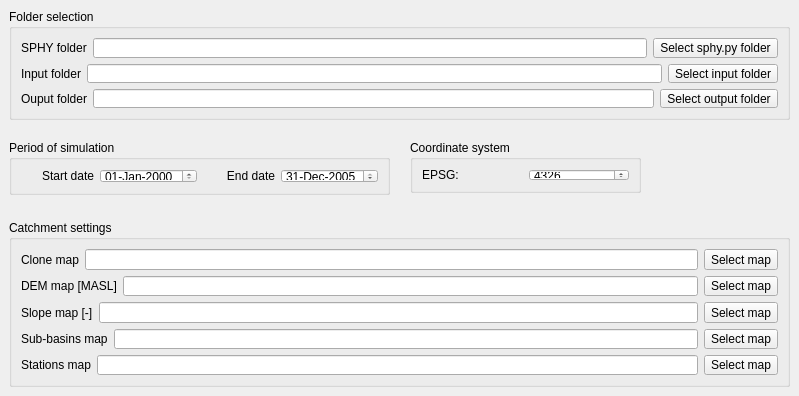
       <widget class="QWidget" name="generalSettingsTab">
        <attribute name="title">
         <string>General settings</string>
        </attribute>
        <widget class="QGroupBox" name="foldersGroupBox">
         <property name="geometry">
          <rect>
           <x>9</x>
           <y>9</y>
           <width>781</width>
           <height>111</height>
          </rect>
         </property>
         <property name="title">
          <string>Folder selection</string>
         </property>
         <layout class="QVBoxLayout" name="verticalLayout_3">
          <item>
           <layout class="QHBoxLayout" name="horizontalLayout_14">
            <item>
             <widget class="QLabel" name="label_9">
              <property name="text">
               <string>SPHY folder</string>
              </property>
             </widget>
            </item>
            <item>
             <widget class="QLineEdit" name="sphyPathLineEdit">
              <property name="readOnly">
               <bool>true</bool>
              </property>
             </widget>
            </item>
            <item>
             <widget class="QToolButton" name="selectSphyPathButton">
              <property name="text">
               <string>Select sphy.py folder</string>
              </property>
             </widget>
            </item>
           </layout>
          </item>
          <item>
           <layout class="QHBoxLayout" name="horizontalLayout_2">
            <item>
             <widget class="QLabel" name="label">
              <property name="text">
               <string>Input folder</string>
              </property>
             </widget>
            </item>
            <item>
             <widget class="QLineEdit" name="inputPathLineEdit">
              <property name="readOnly">
               <bool>true</bool>
              </property>
             </widget>
            </item>
            <item>
             <widget class="QToolButton" name="selectInputPathButton">
              <property name="text">
               <string>Select input folder</string>
              </property>
             </widget>
            </item>
           </layout>
          </item>
          <item>
           <layout class="QHBoxLayout" name="horizontalLayout_3">
            <item>
             <widget class="QLabel" name="label_2">
              <property name="text">
               <string>Ouput folder</string>
              </property>
             </widget>
            </item>
            <item>
             <widget class="QLineEdit" name="outputPathLineEdit">
              <property name="readOnly">
               <bool>true</bool>
              </property>
             </widget>
            </item>
            <item>
             <widget class="QToolButton" name="selectOutputPathButton">
              <property name="text">
               <string>Select output folder</string>
              </property>
             </widget>
            </item>
           </layout>
          </item>
         </layout>
        </widget>
        <widget class="QGroupBox" name="periodSimulationGroupBox">
         <property name="geometry">
          <rect>
           <x>9</x>
           <y>140</y>
           <width>381</width>
           <height>55</height>
          </rect>
         </property>
         <property name="title">
          <string>Period of simulation</string>
         </property>
         <layout class="QHBoxLayout" name="horizontalLayout_84">
          <item>
           <layout class="QHBoxLayout" name="horizontalLayout_4">
            <item>
             <widget class="QLabel" name="startDateLabel">
              <property name="text">
               <string>Start date</string>
              </property>
              <property name="alignment">
               <set>Qt::AlignRight|Qt::AlignTrailing|Qt::AlignVCenter</set>
              </property>
             </widget>
            </item>
            <item>
             <widget class="QDateEdit" name="startDateEdit">
              <property name="displayFormat">
               <string>dd-MMM-yyyy</string>
              </property>
             </widget>
            </item>
            <item>
             <widget class="QLabel" name="endDateLabel">
              <property name="text">
               <string>End date</string>
              </property>
              <property name="alignment">
               <set>Qt::AlignRight|Qt::AlignTrailing|Qt::AlignVCenter</set>
              </property>
             </widget>
            </item>
            <item>
             <widget class="QDateEdit" name="endDateEdit">
              <property name="date">
               <date>
                <year>2005</year>
                <month>12</month>
                <day>31</day>
               </date>
              </property>
              <property name="displayFormat">
               <string>dd-MMM-yyyy</string>
              </property>
             </widget>
            </item>
           </layout>
          </item>
         </layout>
        </widget>
        <widget class="QGroupBox" name="catchmentSettingsGroupBox">
         <property name="geometry">
          <rect>
           <x>9</x>
           <y>220</y>
           <width>781</width>
           <height>167</height>
          </rect>
         </property>
         <property name="title">
          <string>Catchment settings</string>
         </property>
         <layout class="QVBoxLayout" name="verticalLayout_4">
          <item>
           <layout class="QHBoxLayout" name="horizontalLayout_15">
            <item>
             <widget class="QLabel" name="cloneMapLabel">
              <property name="text">
               <string>Clone map</string>
              </property>
             </widget>
            </item>
            <item>
             <widget class="QLineEdit" name="cloneMapLineEdit">
              <property name="readOnly">
               <bool>true</bool>
              </property>
             </widget>
            </item>
            <item>
             <widget class="QToolButton" name="selectCloneMapFileButton">
              <property name="text">
               <string>Select map</string>
              </property>
             </widget>
            </item>
           </layout>
          </item>
          <item>
           <layout class="QHBoxLayout" name="horizontalLayout_17">
            <item>
             <widget class="QLabel" name="demMapLabel">
              <property name="text">
               <string>DEM map [MASL]</string>
              </property>
             </widget>
            </item>
            <item>
             <widget class="QLineEdit" name="demMapLineEdit">
              <property name="readOnly">
               <bool>true</bool>
              </property>
             </widget>
            </item>
            <item>
             <widget class="QToolButton" name="selectDemMapFileButton">
              <property name="text">
               <string>Select map</string>
              </property>
             </widget>
            </item>
           </layout>
          </item>
          <item>
           <layout class="QHBoxLayout" name="horizontalLayout_18">
            <item>
             <widget class="QLabel" name="slopeMapLabel">
              <property name="text">
               <string>Slope map [-]</string>
              </property>
             </widget>
            </item>
            <item>
             <widget class="QLineEdit" name="slopeMapLineEdit">
              <property name="readOnly">
               <bool>true</bool>
              </property>
             </widget>
            </item>
            <item>
             <widget class="QToolButton" name="selectSlopeMapFileButton">
              <property name="text">
               <string>Select map</string>
              </property>
             </widget>
            </item>
           </layout>
          </item>
          <item>
           <layout class="QHBoxLayout" name="horizontalLayout_19">
            <item>
             <widget class="QLabel" name="subbasinMapLabel">
              <property name="text">
               <string>Sub-basins map</string>
              </property>
             </widget>
            </item>
            <item>
             <widget class="QLineEdit" name="subbasinMapLineEdit">
              <property name="readOnly">
               <bool>true</bool>
              </property>
             </widget>
            </item>
            <item>
             <widget class="QToolButton" name="selectSubbasinMapFileButton">
              <property name="text">
               <string>Select map</string>
              </property>
             </widget>
            </item>
           </layout>
          </item>
          <item>
           <layout class="QHBoxLayout" name="horizontalLayout_20">
            <item>
             <widget class="QLabel" name="stationsMapLabel">
              <property name="text">
               <string>Stations map</string>
              </property>
             </widget>
            </item>
            <item>
             <widget class="QLineEdit" name="stationsMapLineEdit">
              <property name="readOnly">
               <bool>true</bool>
              </property>
             </widget>
            </item>
            <item>
             <widget class="QToolButton" name="selectStationsMapFileButton">
              <property name="text">
               <string>Select map</string>
              </property>
             </widget>
            </item>
           </layout>
          </item>
         </layout>
        </widget>
        <widget class="QGroupBox" name="coordinateSystemGroupBox">
         <property name="geometry">
          <rect>
           <x>410</x>
           <y>140</y>
           <width>231</width>
           <height>53</height>
          </rect>
         </property>
         <property name="title">
          <string>Coordinate system</string>
         </property>
         <layout class="QGridLayout" name="gridLayout_6">
          <item row="0" column="0">
           <widget class="QLabel" name="crsLabel">
            <property name="text">
             <string>EPSG:</string>
            </property>
           </widget>
          </item>
          <item row="0" column="1">
           <widget class="QSpinBox" name="crsSpinBox">
            <property name="maximum">
             <number>1000000000</number>
            </property>
            <property name="value">
             <number>4326</number>
            </property>
           </widget>
          </item>
         </layout>
        </widget>
       </widget>
